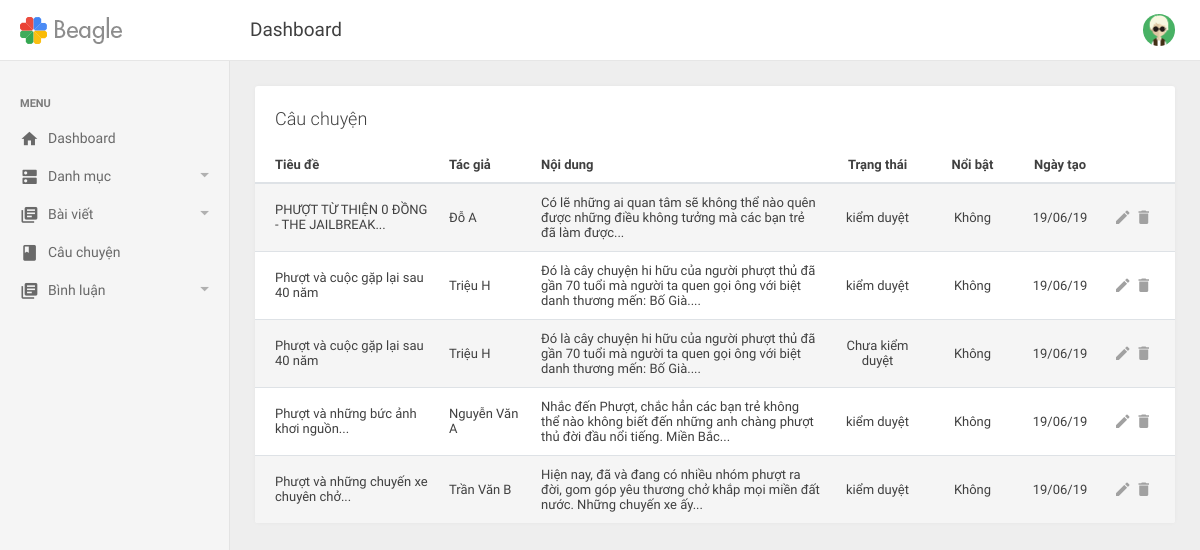
Screenshot of /admin/cauchuyen.php?sort=title (signed in) with the database file from the repository.
### tables this page shows
CREATE TABLE `cauchuyen` (
  `cauchuyen_id` int(11) NOT NULL,
  `cauchuyen_tieude` varchar(120) NOT NULL,
  `cauchuyen_tacgia` varchar(100) NOT NULL,
  `cauchuyen_noidung` text NOT NULL,
  `cauchuyen_ngay` date NOT NULL,
  `cauchuyen_trangthai` tinyint(4) NOT NULL,
  `cauchuyen_hot` tinyint(4) NOT NULL
);

### includes/functions.php (called while the page is built, shortened)
<?php
    function the_excerpt($text, $string = 400) {
        $sanitized = strip_tags($text);
        if(strlen($sanitized) > $string) {
            $cutString = substr($sanitized,0,$string);
            $words = substr($sanitized, 0, strrpos($cutString, ' '));
            return $words .'...';
        } else {
            return $sanitized;
        }
    }
?>

### admin/cauchuyen.php (the view, shortened to what this page needs)
<?php include('../includes/mysqli_connect.php');?>
<?php include('../includes/functions.php');?>
<?php include('includes/header.php');?>
<?php include('includes/top-header.php');?>
<?php include('includes/left-sidebar.php');?>
<div class="be-content">
    <div class="main-content container-fluid">
      <div class="row">
        <div class="col-md-12">
          <div class="card card-table">
            <div class="card-header">Câu chuyện</div>
            <div class="card-body table-responsive">
                <table class="table table-striped table-hover" style="font-size: 13px">
                    <thead>
                        <tr>
                            <th style="width:20%;"><a href="cauchuyen.php?sort=title">Tiêu đề</a></th>
                            <th style="width:10%;"><a href="cauchuyen.php?sort=name">Tác giả</a></th>
                            <th>Nội dung</th>
                            <th style="width:95px;" class="actions"><a href="cauchuyen.php?sort=status">Trạng thái</a></th>
                            <th style="width:95px;" class="actions"><a href="cauchuyen.php?sort=hot">Nổi bật</a></th>
                            <th style="width:80px;" class="actions"><a href="cauchuyen.php?sort=by">Ngày tạo</a></th>
                            <th style="width:75px;" class="actions"></th>
                        </tr>
                    </thead>
                    <tbody>
                      <?php
                      if(isset($_GET['sort'])) {
                        switch ($_GET['sort']) {
                          case 'title':
                            $order_by = 'cauchuyen_tieude';
                            break;
                        }
                      } else {
                        $order_by = 'cauchuyen_id';
                      }
                        $query = "SELECT cauchuyen_id, cauchuyen_tieude, cauchuyen_tacgia, cauchuyen_noidung, DATE_FORMAT(cauchuyen_ngay, '%d/%m/%y') AS date , cauchuyen_trangthai, cauchuyen_hot ";
                        $query .= " FROM cauchuyen";
                        $query .= " ORDER BY {$order_by} ASC";
                          if ($result = $dbc->query($query)) {
                            $status = array(0 => 'Chưa kiểm duyệt', 1 => 'kiểm duyệt');
                            $hot = array(0 => 'Không', 1 => 'có');
                            while ($cauchuyens = $result->fetch_array(MYSQLI_ASSOC)) {
                              echo "
                                <tr>
                                  <td>".the_excerpt($cauchuyens['cauchuyen_tieude'], 50)."</td>
                                  <td>".the_excerpt($cauchuyens['cauchuyen_tacgia'], 50)."</td>
                                  <td>".the_excerpt($cauchuyens['cauchuyen_noidung'], 200)."</td>
                                  <td class='actions'>".$status[($cauchuyens['cauchuyen_trangthai'])]."</td>
                                  <td class='actions'>".$hot[($cauchuyens['cauchuyen_hot'])]."</td>
                                  <td class='actions'>{$cauchuyens['date']}</td>
                                  <td class='actions'>
                                    <span style='padding:0 3px'>
                                    <a href='suacauchuyen.php?id={$cauchuyens['cauchuyen_id']}' class='icon' href='#'><i class='mdi mdi-edit'></i></a>
                                    </span>
                                    <span style='padding:0 3px'>
                                    <a id='{$cauchuyens['cauchuyen_id']}' class='icon remove'><i class='mdi mdi-delete'></i>
                                    </a>
                                    </span>
                                  </td>
                              </tr>
                              ";
                            }
                          }
                       ?>
                    </tbody>
                </table>
            </div>
        </div>
        </div>
      </div>
    </div>
</div>
<?php include('includes/footer.php');?>

### admin/assets/css/style.css (style rules this page uses)
th a { color: #404040; }

### rows the page displays
cauchuyen: cauchuyen_tieude "PHƯỢT TỪ THIỆN 0 ĐỒNG - THE JAILBREAK...", cauchuyen_tacgia "Đỗ A", cauchuyen_noidung "Có lẽ những ai quan tâm sẽ không thể nào quên được những điều không tưởng mà các bạn trẻ đã làm được...", cauchuyen_trangthai "kiểm duyệt", cauchuyen_hot "Không", date "19/06/19"
cauchuyen: cauchuyen_tieude "Phượt và cuộc gặp lại sau 40 năm", cauchuyen_tacgia "Triệu H", cauchuyen_noidung "Đó là cây chuyện hi hữu của người phượt thủ đã gần 70 tuổi mà người ta quen gọi ông với biệt danh thương mến: Bố Già....", cauchuyen_trangthai "kiểm duyệt", cauchuyen_hot "Không", date "19/06/19"
cauchuyen: cauchuyen_tieude "Phượt và cuộc gặp lại sau 40 năm", cauchuyen_tacgia "Triệu H", cauchuyen_noidung "Đó là cây chuyện hi hữu của người phượt thủ đã gần 70 tuổi mà người ta quen gọi ông với biệt danh thương mến: Bố Già....", cauchuyen_trangthai "Chưa kiểm duyệt", cauchuyen_hot "Không", date "19/06/19"
cauchuyen: cauchuyen_tieude "Phượt và những bức ảnh khơi nguồn...", cauchuyen_tacgia "Nguyễn Văn A", cauchuyen_noidung "Nhắc đến Phượt, chắc hẳn các bạn trẻ không thể nào không biết đến những anh chàng phượt thủ đời đầu nổi tiếng. Miền Bắc...", cauchuyen_trangthai "kiểm duyệt", cauchuyen_hot "Không", date "19/06/19"
cauchuyen: cauchuyen_tieude "Phượt và những chuyến xe chuyên chở...", cauchuyen_tacgia "Trần Văn B", cauchuyen_noidung "Hiện nay, đã và đang có nhiều nhóm phượt ra đời, gom góp yêu thương chở khắp mọi miền đất nước. Những chuyến xe ấy...", cauchuyen_trangthai "kiểm duyệt", cauchuyen_hot "Không", date "19/06/19"
